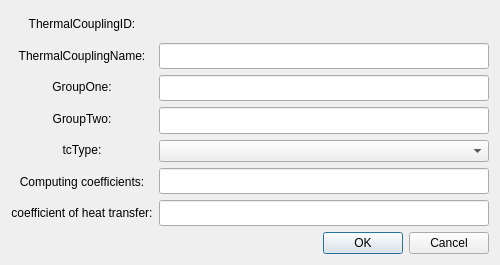
<?xml version="1.0" encoding="UTF-8"?>
<ui version="4.0">
 <class>tcDialog</class>
 <widget class="QDialog" name="tcDialog">
  <property name="geometry">
   <rect>
    <x>0</x>
    <y>0</y>
    <width>500</width>
    <height>265</height>
   </rect>
  </property>
  <property name="windowTitle">
   <string>Dialog</string>
  </property>
  <layout class="QGridLayout" name="gridLayout">
   <item row="0" column="0">
    <layout class="QVBoxLayout" name="verticalLayout_3">
     <item>
      <layout class="QHBoxLayout" name="horizontalLayout">
       <item>
        <layout class="QVBoxLayout" name="verticalLayout">
         <item>
          <widget class="QLabel" name="labTcID">
           <property name="maximumSize">
            <size>
             <width>16777215</width>
             <height>50</height>
            </size>
           </property>
           <property name="text">
            <string>ThermalCouplingID:</string>
           </property>
           <property name="alignment">
            <set>Qt::AlignCenter</set>
           </property>
          </widget>
         </item>
         <item>
          <widget class="QLabel" name="labTcName">
           <property name="maximumSize">
            <size>
             <width>16777215</width>
             <height>50</height>
            </size>
           </property>
           <property name="text">
            <string>ThermalCouplingName:</string>
           </property>
           <property name="alignment">
            <set>Qt::AlignCenter</set>
           </property>
          </widget>
         </item>
         <item>
          <widget class="QLabel" name="labTcGroup1">
           <property name="maximumSize">
            <size>
             <width>16777215</width>
             <height>50</height>
            </size>
           </property>
           <property name="text">
            <string>GroupOne:</string>
           </property>
           <property name="alignment">
            <set>Qt::AlignCenter</set>
           </property>
          </widget>
         </item>
         <item>
          <widget class="QLabel" name="labTcGroup2">
           <property name="maximumSize">
            <size>
             <width>16777215</width>
             <height>50</height>
            </size>
           </property>
           <property name="text">
            <string>GroupTwo:</string>
           </property>
           <property name="alignment">
            <set>Qt::AlignCenter</set>
           </property>
          </widget>
         </item>
         <item>
          <widget class="QLabel" name="labTcType">
           <property name="maximumSize">
            <size>
             <width>16777215</width>
             <height>50</height>
            </size>
           </property>
           <property name="text">
            <string>tcType:</string>
           </property>
           <property name="alignment">
            <set>Qt::AlignCenter</set>
           </property>
          </widget>
         </item>
         <item>
          <widget class="QLabel" name="labTcXValue">
           <property name="maximumSize">
            <size>
             <width>16777215</width>
             <height>50</height>
            </size>
           </property>
           <property name="text">
            <string>Computing coefficients:</string>
           </property>
           <property name="alignment">
            <set>Qt::AlignCenter</set>
           </property>
          </widget>
         </item>
         <item>
          <widget class="QLabel" name="labTcCoe">
           <property name="maximumSize">
            <size>
             <width>16777215</width>
             <height>50</height>
            </size>
           </property>
           <property name="text">
            <string>coefficient of heat transfer:</string>
           </property>
           <property name="alignment">
            <set>Qt::AlignCenter</set>
           </property>
          </widget>
         </item>
        </layout>
       </item>
       <item>
        <layout class="QVBoxLayout" name="verticalLayout_2">
         <item>
          <widget class="QLabel" name="labTcDisplayID">
           <property name="maximumSize">
            <size>
             <width>16777215</width>
             <height>50</height>
            </size>
           </property>
           <property name="text">
            <string/>
           </property>
          </widget>
         </item>
         <item>
          <widget class="QLineEdit" name="lineEditTc_Name">
           <property name="maximumSize">
            <size>
             <width>16777215</width>
             <height>50</height>
            </size>
           </property>
          </widget>
         </item>
         <item>
          <widget class="QLineEdit" name="lineEditGroup1">
           <property name="maximumSize">
            <size>
             <width>16777215</width>
             <height>50</height>
            </size>
           </property>
          </widget>
         </item>
         <item>
          <widget class="QLineEdit" name="lineEditGroup2">
           <property name="maximumSize">
            <size>
             <width>16777215</width>
             <height>50</height>
            </size>
           </property>
          </widget>
         </item>
         <item>
          <widget class="QComboBox" name="comboBox">
           <property name="currentIndex">
            <number>-1</number>
           </property>
           <item>
            <property name="text">
             <string>NEAR</string>
            </property>
           </item>
           <item>
            <property name="text">
             <string>NEARP</string>
            </property>
           </item>
           <item>
            <property name="text">
             <string>NEARA</string>
            </property>
           </item>
           <item>
            <property name="text">
             <string>NEARM</string>
            </property>
           </item>
           <item>
            <property name="text">
             <string>NEARLP</string>
            </property>
           </item>
           <item>
            <property name="text">
             <string>NEARAR</string>
            </property>
           </item>
           <item>
            <property name="text">
             <string>RAD</string>
            </property>
           </item>
           <item>
            <property name="text">
             <string>NEARAR2</string>
            </property>
           </item>
           <item>
            <property name="text">
             <string>NEARRES</string>
            </property>
           </item>
           <item>
            <property name="text">
             <string>CONV</string>
            </property>
           </item>
          </widget>
         </item>
         <item>
          <widget class="QLineEdit" name="lineEditTc_XValue">
           <property name="maximumSize">
            <size>
             <width>16777215</width>
             <height>50</height>
            </size>
           </property>
           <property name="alignment">
            <set>Qt::AlignLeading|Qt::AlignLeft|Qt::AlignVCenter</set>
           </property>
          </widget>
         </item>
         <item>
          <widget class="QLineEdit" name="lineEditTc_Coe">
           <property name="maximumSize">
            <size>
             <width>16777215</width>
             <height>50</height>
            </size>
           </property>
           <property name="alignment">
            <set>Qt::AlignLeading|Qt::AlignLeft|Qt::AlignVCenter</set>
           </property>
          </widget>
         </item>
        </layout>
       </item>
      </layout>
     </item>
     <item>
      <widget class="QDialogButtonBox" name="buttonBox">
       <property name="orientation">
        <enum>Qt::Horizontal</enum>
       </property>
       <property name="standardButtons">
        <set>QDialogButtonBox::Cancel|QDialogButtonBox::Ok</set>
       </property>
      </widget>
     </item>
    </layout>
   </item>
  </layout>
 </widget>
 <resources/>
 <connections/>
</ui>
